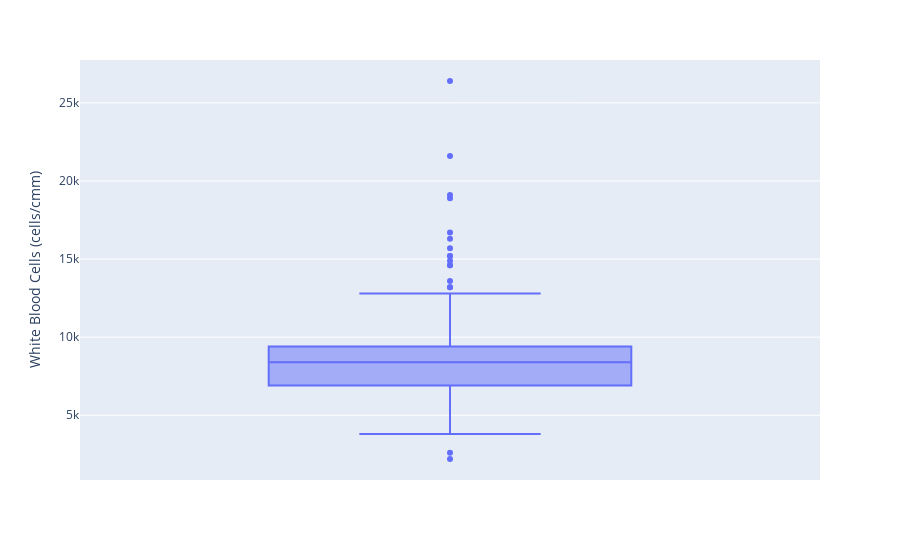

The code cell stored with this chart in its notebook:
### Code cell
fig1 = px.box(df['White Blood Cells (cells/cmm)'],y='White Blood Cells (cells/cmm)')
fig1.show()

### Figure 1 — Plotly figure (JSON) as saved in the notebook; plotly's stock layout.template omitted (floating-point values rounded to 4 significant figures; data arrays with more than 128 entries replaced by an {"elided": "..."} marker saying what was removed)
{"data": [{"alignmentgroup": "True", "hovertemplate": "White Blood Cells (cells/cmm)=%{y}<extra></extra>", "legendgroup": "", "marker": {"color": "#636efa"}, "name": "", "notched": false, "offsetgroup": "", "orientation": "v", "showlegend": false, "type": "box", "x0": " ", "xaxis": "x", "y": {"elided": "400 float values"}, "y0": " ", "yaxis": "y"}], "layout": {"boxmode": "group", "legend": {"tracegroupgap": 0}, "margin": {"t": 60}, "xaxis": {"anchor": "y", "domain": [0, 1]}, "yaxis": {"anchor": "x", "domain": [0, 1], "title": {"text": "White Blood Cells (cells/cmm)"}}}}
